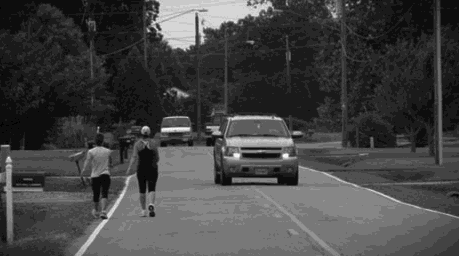
#> input picture Input4.png, 459 x 256 px, found by its file name
$ jupyter execute Copy_of_Rakesh_Project.ipynb
#> lines starting #> are read from the running program, lines starting #| are printed output that depends on the picture
<a href="https://colab.research.google.com/github/Rake11/Major/blob/main/Copy_of_Rakesh_Project.ipynb" target="_parent"></a>

[cell 1]
import cv2
from google.colab.patches import cv2_imshow

[cell 2]
#image illumination

import numpy as np

def a_g(image, g=1.0):

   iG = 1.0 / g

   t = np.array([((i / 255.0) ** iG) * 255

      for i in np.arange(0, 256)]).astype("uint8")

   return cv2.LUT(image, t)

 #location of the image

org=cv2.imread('/content/Input4.png',1)
#> org is the input picture: shape (256, 459, 3); min 0, max 19, mean 5.12

cv2_imshow(org)

# g = 0.6
# org = a_g(org,g=g)
# cv2.imwrite('target.png',org)

g = 3                       # change the value here to get different result

detected_image = a_g(org, g=g)
#> in a_g, `return cv2.LUT(image, t)`:
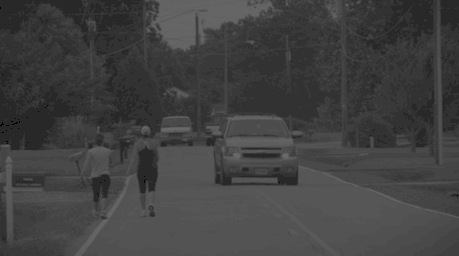
#> returned value: shape (256, 459, 3); min 0, max 107, mean 65
#cv2.imwrite('target.png',org)

print("illuminated image")

cv2_imshow(detected_image)

#object detection


vehicle_classifier = '/content/cars.xml'

vehicle_tracker = cv2.CascadeClassifier(vehicle_classifier)

vehicle = vehicle_tracker.detectMultiScale(detected_image)

#location of the vehicle in image

# print(vehicle)
if(len(vehicle) != 0):
  for (x,y,w,h) in vehicle:
      cv2.rectangle(detected_image, (x,y), (x+w, y+h), (0,255,0), 2)
      cv2.putText(detected_image, 'Car', (x, y - 10), cv2.FONT_HERSHEY_SIMPLEX, 0.7, (0, 255, 0), 2)
      print("vehicle detected")
      cv2_imshow(detected_image)
else:
  print("vehicle not detected")


$ run again, with Input5.png copied over Input4.png
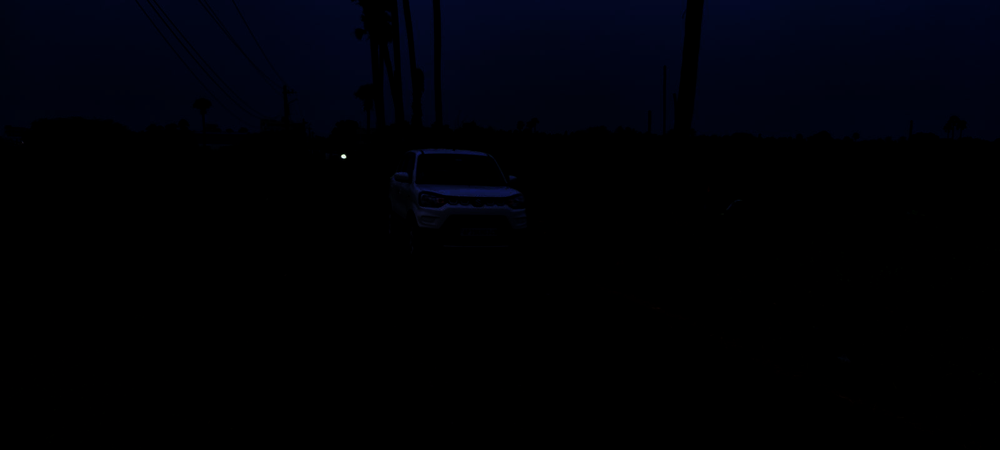
#> input picture Input5.png, 1000 x 450 px, shrunk from 1600 x 720 before the run, found by its file name
#> org is the input picture: shape (450, 1000, 3); mean B, G, R 5.9, 1.2, 0.4
#> in a_g, `return cv2.LUT(image, t)`:
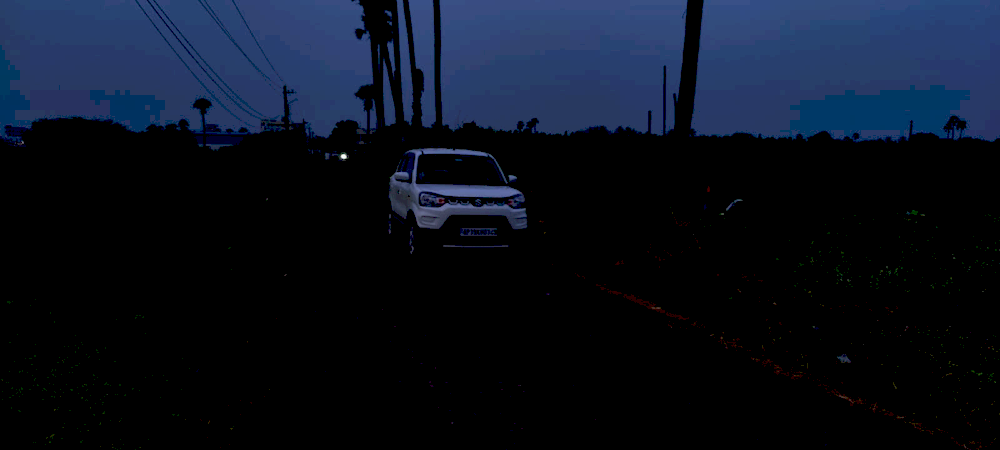
#> returned value: shape (450, 1000, 3); mean of channels 0, 1, 2 31.2, 17.9, 11.3; drawn as B, G, R

$ run again, with Input7.png copied over Input4.png
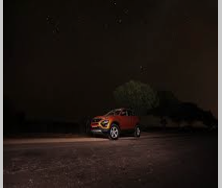
#> input picture Input7.png, 222 x 188 px, found by its file name
#> org is the input picture: shape (188, 222, 3); mean B, G, R 20.6, 24.8, 32.3
#> in a_g, `return cv2.LUT(image, t)`:
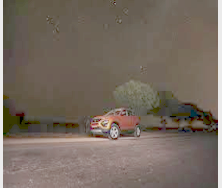
#> returned value: shape (188, 222, 3); mean of channels 0, 1, 2 96, 106.6, 118.5; drawn as B, G, R

$ run again, with Input2.jpg saved as Input4.png
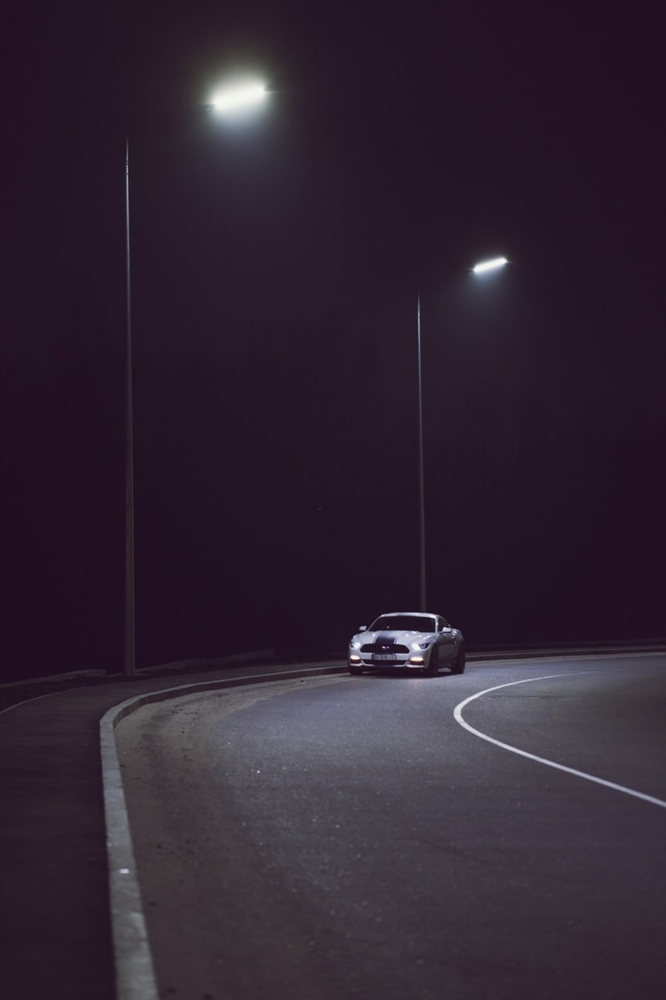
#> input picture Input2.jpg, 666 x 1000 px, shrunk from 853 x 1280 before the run, found by its file name
#> org is the input picture: shape (1000, 666, 3); mean B, G, R 50.1, 36.6, 48.4
#> in a_g, `return cv2.LUT(image, t)`:
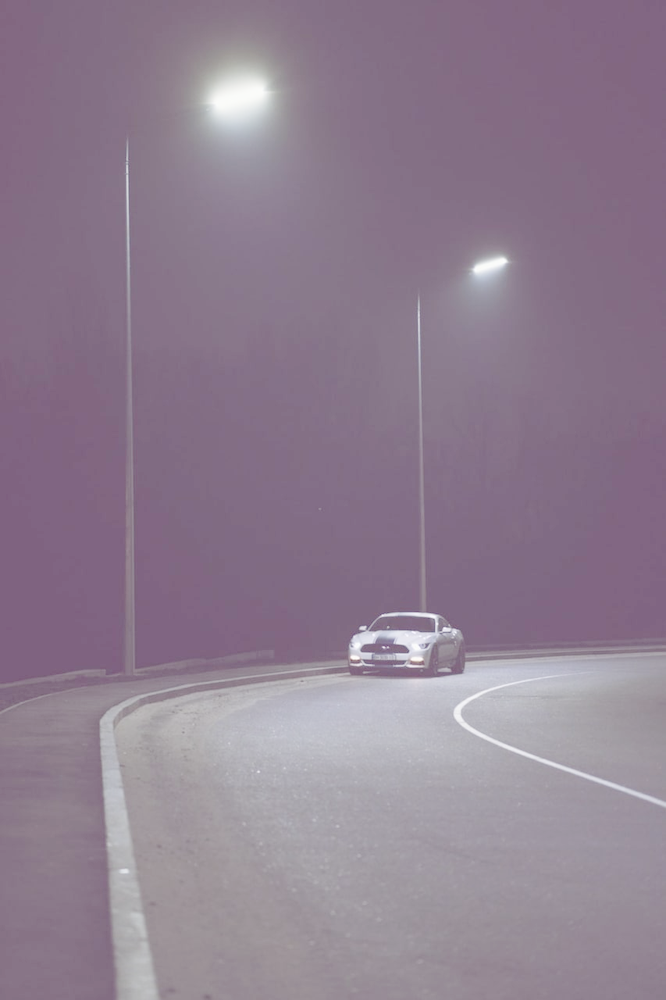
#> returned value: shape (1000, 666, 3); mean of channels 0, 1, 2 144.8, 127.3, 143.5; drawn as B, G, R
